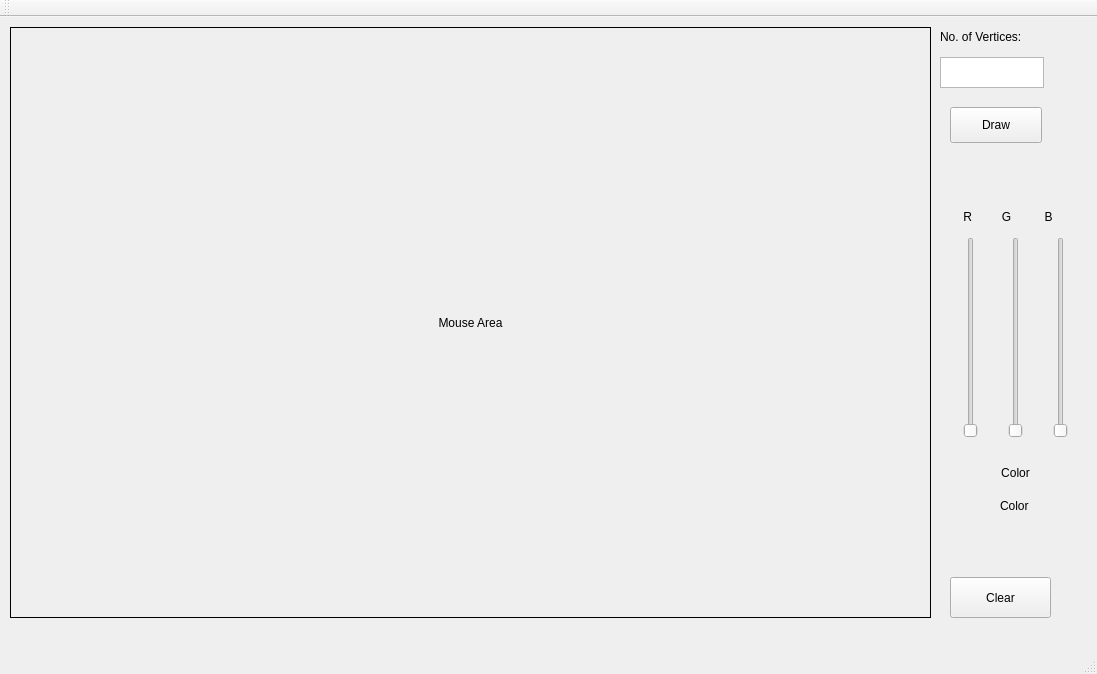
<?xml version="1.0" encoding="UTF-8"?>
<ui version="4.0">
 <class>MainWindow</class>
 <widget class="QMainWindow" name="MainWindow">
  <property name="geometry">
   <rect>
    <x>0</x>
    <y>0</y>
    <width>1097</width>
    <height>674</height>
   </rect>
  </property>
  <property name="windowTitle">
   <string>MainWindow</string>
  </property>
  <widget class="QWidget" name="centralWidget">
   <widget class="QLabel" name="label">
    <property name="geometry">
     <rect>
      <x>10</x>
      <y>10</y>
      <width>921</width>
      <height>591</height>
     </rect>
    </property>
    <property name="cursor">
     <cursorShape>CrossCursor</cursorShape>
    </property>
    <property name="mouseTracking">
     <bool>true</bool>
    </property>
    <property name="frameShape">
     <enum>QFrame::Box</enum>
    </property>
    <property name="frameShadow">
     <enum>QFrame::Plain</enum>
    </property>
    <property name="text">
     <string>Mouse Area</string>
    </property>
    <property name="alignment">
     <set>Qt::AlignCenter</set>
    </property>
    <property name="margin">
     <number>0</number>
    </property>
   </widget>
   <widget class="QLabel" name="label_2">
    <property name="geometry">
     <rect>
      <x>940</x>
      <y>10</y>
      <width>111</width>
      <height>20</height>
     </rect>
    </property>
    <property name="text">
     <string>No. of Vertices:</string>
    </property>
   </widget>
   <widget class="QPlainTextEdit" name="plainTextEdit">
    <property name="geometry">
     <rect>
      <x>940</x>
      <y>40</y>
      <width>104</width>
      <height>31</height>
     </rect>
    </property>
   </widget>
   <widget class="QPushButton" name="pushButton_2">
    <property name="geometry">
     <rect>
      <x>950</x>
      <y>90</y>
      <width>92</width>
      <height>36</height>
     </rect>
    </property>
    <property name="text">
     <string>Draw</string>
    </property>
   </widget>
   <widget class="QSlider" name="verticalSlider">
    <property name="geometry">
     <rect>
      <x>950</x>
      <y>220</y>
      <width>41</width>
      <height>201</height>
     </rect>
    </property>
    <property name="maximum">
     <number>255</number>
    </property>
    <property name="orientation">
     <enum>Qt::Vertical</enum>
    </property>
   </widget>
   <widget class="QSlider" name="verticalSlider_2">
    <property name="geometry">
     <rect>
      <x>990</x>
      <y>220</y>
      <width>51</width>
      <height>201</height>
     </rect>
    </property>
    <property name="maximum">
     <number>255</number>
    </property>
    <property name="orientation">
     <enum>Qt::Vertical</enum>
    </property>
   </widget>
   <widget class="QSlider" name="verticalSlider_3">
    <property name="geometry">
     <rect>
      <x>1040</x>
      <y>220</y>
      <width>41</width>
      <height>201</height>
     </rect>
    </property>
    <property name="maximum">
     <number>255</number>
    </property>
    <property name="orientation">
     <enum>Qt::Vertical</enum>
    </property>
   </widget>
   <widget class="QLabel" name="label_3">
    <property name="geometry">
     <rect>
      <x>970</x>
      <y>440</y>
      <width>91</width>
      <height>31</height>
     </rect>
    </property>
    <property name="text">
     <string>Color</string>
    </property>
    <property name="alignment">
     <set>Qt::AlignCenter</set>
    </property>
   </widget>
   <widget class="QLabel" name="label_4">
    <property name="geometry">
     <rect>
      <x>960</x>
      <y>190</y>
      <width>111</width>
      <height>20</height>
     </rect>
    </property>
    <property name="text">
     <string> R         G          B</string>
    </property>
   </widget>
   <widget class="QLabel" name="label_5">
    <property name="geometry">
     <rect>
      <x>1000</x>
      <y>480</y>
      <width>41</width>
      <height>17</height>
     </rect>
    </property>
    <property name="text">
     <string>Color</string>
    </property>
   </widget>
   <widget class="QPushButton" name="pushButton">
    <property name="geometry">
     <rect>
      <x>950</x>
      <y>560</y>
      <width>101</width>
      <height>41</height>
     </rect>
    </property>
    <property name="text">
     <string>Clear</string>
    </property>
   </widget>
  </widget>
  <widget class="QMenuBar" name="menuBar">
   <property name="geometry">
    <rect>
     <x>0</x>
     <y>0</y>
     <width>1097</width>
     <height>22</height>
    </rect>
   </property>
  </widget>
  <widget class="QToolBar" name="mainToolBar">
   <attribute name="toolBarArea">
    <enum>TopToolBarArea</enum>
   </attribute>
   <attribute name="toolBarBreak">
    <bool>false</bool>
   </attribute>
  </widget>
  <widget class="QStatusBar" name="statusBar"/>
 </widget>
 <layoutdefault spacing="6" margin="11"/>
 <resources/>
 <connections/>
</ui>
